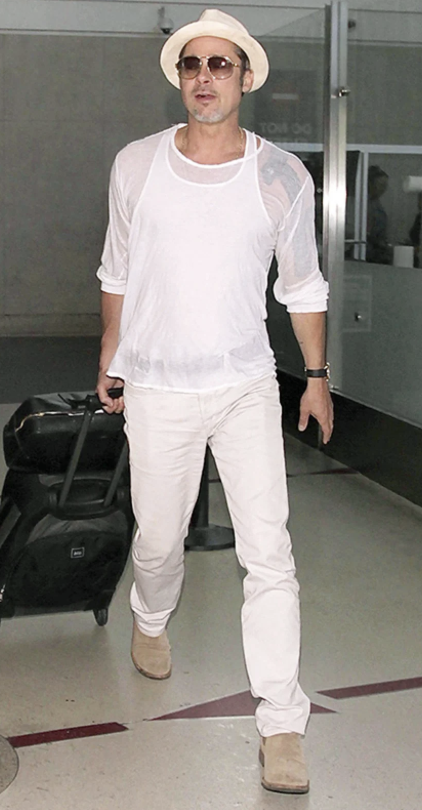
#> input picture images/Brad.png, 422 x 810 px
$ python textMode.py
#> lines starting #> are read from the running program, lines starting #| are printed output that depends on the picture
### eval_core.py
# Adversarial Pattern Lab
# Roni Bandini, Oct 2026, GPL License
# Evaluation logic and metrics


import hashlib
import io
import time
import zipfile

import cv2
import numpy as np
import pandas as pd

from eim_detector import draw as _draw_model_view, selectTarget as _select_target
from pattern_library import REGISTRY, generate

TILE_MODES = ("repeat", "mirror", "stretch")


def sha(img):
    return hashlib.sha256(np.ascontiguousarray(img).tobytes()).hexdigest()


def load_mask(mask_img, shape):
    if mask_img.ndim == 3 and mask_img.shape[2] == 4:
        mask = mask_img[:, :, 3]
    elif mask_img.ndim == 3:
        mask = cv2.cvtColor(mask_img, cv2.COLOR_BGR2GRAY)
    else:
        mask = mask_img
    if mask.shape[:2] != shape[:2]:
        mask = cv2.resize(mask, (shape[1], shape[0]), interpolation=cv2.INTER_LINEAR)
    return mask.astype(np.float32) / 255.0


# [167 lines left out: functions _cover, apply_pattern, map_boxes, draw_boxes, run_evaluation, export_successful and 2 more, not called in this run]

### eim_detector.py
# Adversarial Pattern Lab
# Roni Bandini, Buenos Aires - Argentina - 10/2026
# GPL License
# Evaluates mask against Edge Impulse ML model


import os
import sys
import time

import cv2
import numpy as np

ImageImpulseRunner = None
_IMPORT_ERROR = None
try:
    from edge_impulse_linux.image import ImageImpulseRunner
except ImportError as exc:
    _IMPORT_ERROR = exc


class EimDetector:
    def __init__(self, modelPath):
        if ImageImpulseRunner is None:
            raise SystemExit(
                f"Falta edge_impulse_linux: {_IMPORT_ERROR}\n"
                "Instalar: pip install edge_impulse_linux"
            )
        if not sys.platform.startswith("linux"):
            raise SystemExit("Solo para Linux, sorry :(")
        path = os.path.abspath(modelPath)
        if not os.path.isfile(path):
            raise SystemExit(f"No se encuentra el modelo: {path}")
        os.chmod(path, os.stat(path).st_mode | 0o111)
        self.path = path
        self.runner = ImageImpulseRunner(path)
        self.info = self.runner.init()
        params = self.info.get("model_parameters", {})
        self.labels = params.get("labels", [])
        project = self.info.get("project", {})
        print(f"Loaded model: {project.get('owner', '?')} / {project.get('name', '?')} labels={self.labels}")

    # [61 lines left out: functions detect, close, draw, selectTarget, not called in this run]

### pattern_library.py
# Adversarial Pattern Lab
# Roni Bandini, Oct 2026, GPL License
# Pattern library


from dataclasses import dataclass
from typing import Callable

import cv2
import numpy as np


# 8 patrones originaales

def _grid(size):
    y, x = np.mgrid[0:size, 0:size].astype(np.float32)
    return x, y


def _palette(rng, count):
    return rng.integers(0, 256, (count, 3), dtype=np.uint8)


# [62 lines left out: functions p_blocks, p_stripes, p_checker, p_rings, p_smooth, p_voronoi and 2 more, not called in this run]


BASE_PATTERNS = {"blocks": p_blocks, "stripes": p_stripes, "checker": p_checker,
                 "rings": p_rings, "smooth": p_smooth, "voronoi": p_voronoi,
                 "waves": p_waves, "noise": p_noise}


@dataclass(frozen=True)
class PatternSpec:
    name: str
    fn: Callable
    category: str
    rationale: str
    reference: str = ""


def _t(size, base=1.0):
    """Line thickness scaled to canvas size."""
    return max(1, int(round(base * size / 300)))


def _bright(rng):
    hsv = np.uint8([[[rng.integers(0, 180), rng.integers(200, 256), rng.integers(200, 256)]]])
    return tuple(int(c) for c in cv2.cvtColor(hsv, cv2.COLOR_HSV2BGR)[0, 0])


def _rand_color(rng):
    return tuple(int(c) for c in rng.integers(0, 256, 3))


def _jitter(color, rng, amount=18):
    return tuple(int(np.clip(c + rng.integers(-amount, amount + 1), 0, 255)) for c in color)


def _smooth_noise(rng, size, cells):
    low = rng.random((cells, cells)).astype(np.float32)
    return cv2.resize(low, (size, size), interpolation=cv2.INTER_CUBIC)


# [60 lines left out: functions _warp, _grid_centres, p_leopard, p_zebra, p_giraffe, not called in this run]


def p_cow(rng, size):
    noise = _smooth_noise(rng, size, int(rng.integers(4, 8)))
    return np.where(noise[..., None] > np.quantile(noise, 0.55), 20, 245).astype(np.uint8).repeat(3, -1)


# [299 lines left out: functions p_fish_scales, p_fur, p_flowers, p_eyes, p_faces, p_octagons and 18 more, not called in this run]


def _spec(name, fn, cat, why, ref=""):
    return PatternSpec(name, fn, cat, why, ref)


_TEXTURE_BIAS = ("Geirhos et al., 'ImageNet-trained CNNs are biased towards texture', ICLR 2019")
_ADV_PATCH = "Brown et al., 'Adversarial Patch', 2017"
_THYS = "Thys et al., 'Fooling automated surveillance cameras', CVPRW 2019"
_TSHIRT = "Xu et al., 'Adversarial T-shirts', ECCV 2020"
_TEXTURE = "Hu et al., 'Adversarial Texture for Fooling Person Detectors', CVPR 2022"
_NATURAL = "Hu et al., 'Naturalistic Physical Adversarial Patch for Object Detectors', ICCV 2021"

SPECS = [
    # baselines already in shirt_pattern_loop.py
    *[_spec(n, f, "baseline_geometric", "Original generator: unstructured geometric/noise controls.") for n, f in BASE_PATTERNS.items()],
    _spec("polka", p_polka, "baseline_geometric", "Regular dots; periodic control.", _TEXTURE),
    _spec("hexagons", p_hexagons, "baseline_geometric", "Honeycomb; repeated cells like tiled textures.", _TEXTURE),
    _spec("chevron", p_chevron, "baseline_geometric", "Zig-zag edges with strong gradients.", ""),
    # natural textures
    _spec("leopard", p_leopard, "natural_texture", "Animal-coat texture; CNNs lean on texture, so fur cues may shift detections.", _TEXTURE_BIAS),
    _spec("zebra", p_zebra, "natural_texture", "Warped high-contrast stripes that break body contour cues.", _TEXTURE_BIAS),
    _spec("giraffe", p_giraffe, "natural_texture", "Patchwork cells with bright borders.", _TEXTURE_BIAS),
    _spec("cow", p_cow, "natural_texture", "Large blotches that cut across limb boundaries.", _TEXTURE_BIAS),
    _spec("fish_scales", p_fish_scales, "natural_texture", "Dense overlapping arcs, high local contrast.", _TEXTURE_BIAS),
    _spec("fur", p_fur, "natural_texture", "Directional strokes; high-frequency texture.", _TEXTURE_BIAS),
    _spec("flowers", p_flowers, "natural_texture", "Saturated radial motifs on a dark ground.", _NATURAL),
    # object shapes
    _spec("eyes", p_eyes, "object_shapes", "Animal-eye motifs; naturalistic patches with animal faces were used against detectors.", _NATURAL),
    _spec("faces", p_faces, "object_shapes", "Face-like cues; faces are a strong trigger for some detectors.", _NATURAL),
    _spec("octagons", p_octagons, "object_shapes", "Generic sign-shaped polygons (other object class).", _ADV_PATCH),
    _spec("traffic_lights", p_traffic_lights, "object_shapes", "Stacked lit discs; non-person object class.", _ADV_PATCH),
    _spec("wheels", p_wheels, "object_shapes", "Radial spokes; a strong non-person shape.", _ADV_PATCH),
    _spec("clocks", p_clocks, "object_shapes", "Circular dials with ticks.", _ADV_PATCH),
    _spec("vehicles", p_vehicles, "object_shapes", "Simplified car silhouettes (a competing detector class).", _ADV_PATCH),
    _spec("glyphs", p_glyphs, "object_shapes", "Large text characters, saturated colours.", ""),
    _spec("barcode", p_barcode, "object_shapes", "1-D high-contrast bars.", ""),
    _spec("qr_like", p_qr_like, "object_shapes", "2-D binary modules, very high frequency.", ""),
    # camouflage
    _spec("dazzle", p_dazzle, "camouflage", "Dazzle-style overlapping stripe polygons; breaks outlines (evidence is strongest for face detectors).", ""),
    _spec("digital_camo", p_digital_camo, "camouflage", "Pixelated blotches, low contrast with background.", ""),
    _spec("woodland_camo", p_woodland_camo, "camouflage", "Organic blotches.", ""),
    # optimisation-inspired
    _spec("spiral", p_spiral, "optimisation_inspired", "Saturated swirls resemble the look of universal adversarial patches (but are not optimised).", _ADV_PATCH),
    _spec("blob_saturated", p_blob_saturated, "optimisation_inspired", "Saturated outlined colour blobs, like patches optimised against person detectors.", _THYS),
    _spec("grating_multi", p_grating_multi, "optimisation_inspired", "High-frequency per-channel gratings.", _TSHIRT),
    _spec("bullseye", p_bullseye, "optimisation_inspired", "Concentric saturated rings.", _ADV_PATCH),
    # decoys
    _spec("stick_figures", p_stick_figures, "decoy", "Person-like cues; may INCREASE detection. Useful as a sanity check in the other direction.", ""),
]

REGISTRY = {s.name: s for s in SPECS}
CATEGORIES = list(dict.fromkeys(s.category for s in SPECS))


# [5 lines left out: function generate, not called in this run]

### textMode.py
# Adversarial Pattern Lab
# Roni Bandini, Buenos Aires - Argentina - 10/2026
# GPL License
# Text mode version

import argparse
import os
import sys
import cv2
import numpy as np
from eim_detector import EimDetector
from eval_core import load_mask, run_evaluation
from pattern_library import REGISTRY

def clearScreen():
    os.system("cls" if os.name == "nt" else "clear")

def printBanner():
    print("=" * 78)
    print(" ADVERSARIAL PATTERN LAB                                      [TEXT MODE]")
    print(" Computer Vision Evaluation Toolkit")
    print("=" * 78)
    print(" Author : Roni Bandini")
    print(" Location: Buenos Aires, Argentina")
    print(" Release : October 2026  |  License: GPL")
    print("-" * 78)


def main():
    clearScreen()
    printBanner()

    parser = argparse.ArgumentParser()
    parser.add_argument("--model", default="models/person.eim")
    parser.add_argument("--image", default="images/Brad.png")
    parser.add_argument("--mask", default="images/BradMask.png")
    parser.add_argument("--label", default="person")
    parser.add_argument("--threshold", type=float, default=0.65)
    parser.add_argument("--variants", type=int, default=3)
    parser.add_argument("--size", type=int, default=300)
    parser.add_argument("--seed", type=int, default=0)
    parser.add_argument("--place", default="repeat")
    parser.add_argument("--patterns", nargs="*", default=[])
    parser.add_argument("--exportDir", default="output_results")
    args = parser.parse_args()

    modelPath = args.model
    imagePath = args.image
    maskPath = args.mask
    label = args.label
    threshold = args.threshold
    variants = args.variants
    size = args.size
    seed = args.seed
    place = args.place
    selectedPatterns = args.patterns
    exportDir = args.exportDir

    if exportDir and not os.path.exists(exportDir):
        os.makedirs(exportDir)

    if not selectedPatterns:
        selectedPatterns = [name for name, spec in REGISTRY.items() if spec.category != "baseline_geometric"]

    personImg = cv2.imread(imagePath, cv2.IMREAD_UNCHANGED)
#> personImg is the input picture: shape (810, 422, 4); mean B, G, R, A 127.3, 133, 137.5, 255
    if personImg is None:
        print(f"Error: cannot read image {imagePath}")
        sys.exit(1)
    if personImg.ndim == 3 and personImg.shape[2] == 4:
        personImg = cv2.cvtColor(personImg, cv2.COLOR_BGRA2BGR)
#> personImg: shape (810, 422, 3)

    maskImg = cv2.imread(maskPath, cv2.IMREAD_UNCHANGED)
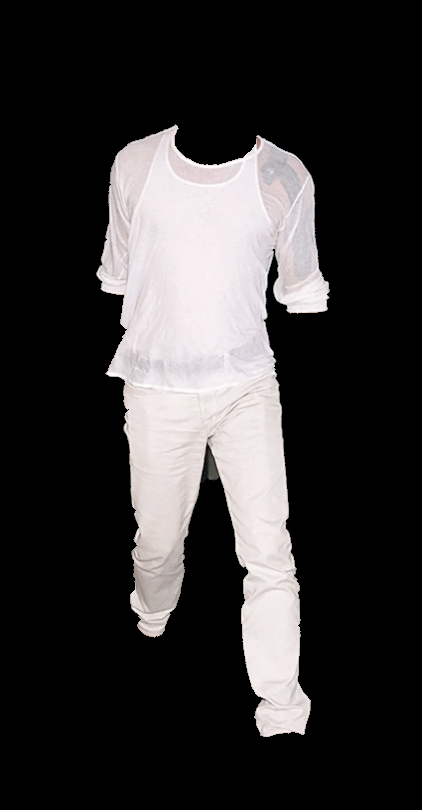
#> input picture images/BradMask.png, 422 x 810 px
#> maskImg is the input picture: shape (810, 422, 4); mean B, G, R, A 52.6, 52.3, 54.3, 60.1
    if maskImg is None:
        print(f"Error: cannot read mask {maskPath}")
        sys.exit(1)

    maskFloat = load_mask(maskImg, personImg.shape)
#> in load_mask, `mask = mask_img[:, :, 3]`:
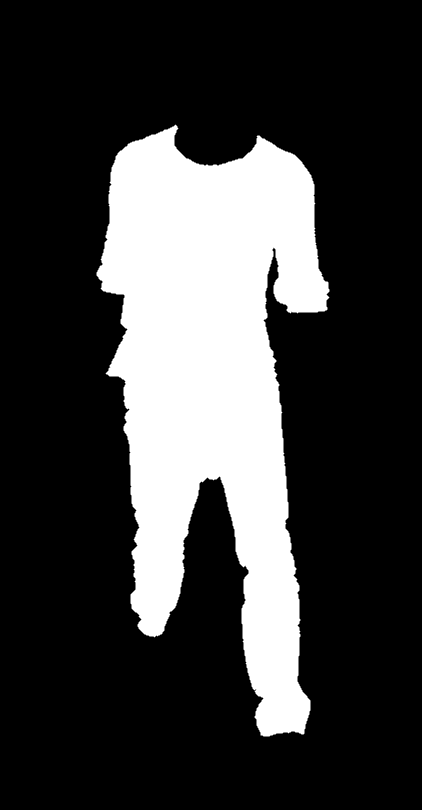
#> mask: shape (810, 422); min 0, max 255, mean 60.1
    pixelVal = maskImg[0, 0]
#> pixelVal = [0, 0, 0, 0]
    if isinstance(pixelVal, np.ndarray):
        pixelVal = pixelVal[0]
#> pixelVal = 0
    if pixelVal > 127:
        maskFloat = 1.0 - maskFloat

    detector = EimDetector(modelPath)
    totalRuns = len(selectedPatterns) * variants
    print(f"\nStarting evaluation  |  Patterns: {len(selectedPatterns)}  |  Variants each: {variants}  |  Total runs: {totalRuns}")
    print(f"Model: {modelPath}  |  Label: {label}  |  Detection threshold: {threshold:.3f} ({threshold * 100:.1f}%)")
    print("─" * 86)
    print(f"{'PATTERN':<22} {'SEED':>6} {'CONFIDENCE':>12} {'DELTA':>11} {'NOT DETECTED':>14}")
    print("─" * 86)

    def handleRecord(record):
        notDetectedMark = "*" if not record["detected"] else ""
        if record["kind"] == "baseline":
            print(f"{'baseline':<22} {'-':>6} {record['conf'] * 100:>10.1f}% {'-':>11} {notDetectedMark:>14}")
            fileName = "baseline_annotated.png"
        else:
            print(f"{record['pattern']:<22} {record['seed']:>6} {record['conf'] * 100:>10.1f}% {record['delta'] * 100:>+9.1f}pp {notDetectedMark:>14}")
            fileName = f"{record['pattern']}_s{record['seed']}_annotated.png"

        if exportDir:
            outPath = os.path.join(exportDir, fileName)
            cv2.imwrite(outPath, record["annotated"])

    try:
        run_evaluation(
            detector=detector,
            person=personImg,
            mask=maskFloat,
            pattern_names=selectedPatterns,
            variants=variants,
            size=size,
            seed=seed,
            tile_mode=place,
            label=label,
            threshold=threshold,
            resize_mode=detector.info.get("model_parameters", {}).get("image_resize_mode"),
            on_record=handleRecord
        )
        print("─" * 86)
        print(f"Evaluation complete. Annotated images saved to {exportDir}/")
    finally:
        detector.close()

if __name__ == "__main__":
#> (the run stopped early here; a loop or call above may not have finished)
